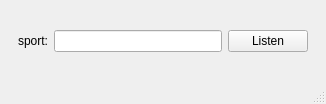
<?xml version="1.0" encoding="UTF-8"?>
<ui version="4.0">
 <class>MainWindow</class>
 <widget class="QMainWindow" name="MainWindow">
  <property name="geometry">
   <rect>
    <x>0</x>
    <y>0</y>
    <width>326</width>
    <height>104</height>
   </rect>
  </property>
  <property name="windowTitle">
   <string>MainWindow</string>
  </property>
  <widget class="QWidget" name="centralwidget">
   <layout class="QHBoxLayout" name="horizontalLayout_2">
    <item>
     <widget class="QWidget" name="widget" native="true">
      <layout class="QHBoxLayout" name="horizontalLayout">
       <item>
        <widget class="QLabel" name="label">
         <property name="text">
          <string>sport:</string>
         </property>
        </widget>
       </item>
       <item>
        <widget class="QLineEdit" name="port"/>
       </item>
       <item>
        <widget class="QPushButton" name="btnListen">
         <property name="text">
          <string>Listen</string>
         </property>
        </widget>
       </item>
      </layout>
     </widget>
    </item>
   </layout>
  </widget>
  <widget class="QMenuBar" name="menubar">
   <property name="geometry">
    <rect>
     <x>0</x>
     <y>0</y>
     <width>326</width>
     <height>23</height>
    </rect>
   </property>
  </widget>
  <widget class="QStatusBar" name="statusbar"/>
 </widget>
 <resources/>
 <connections/>
</ui>
